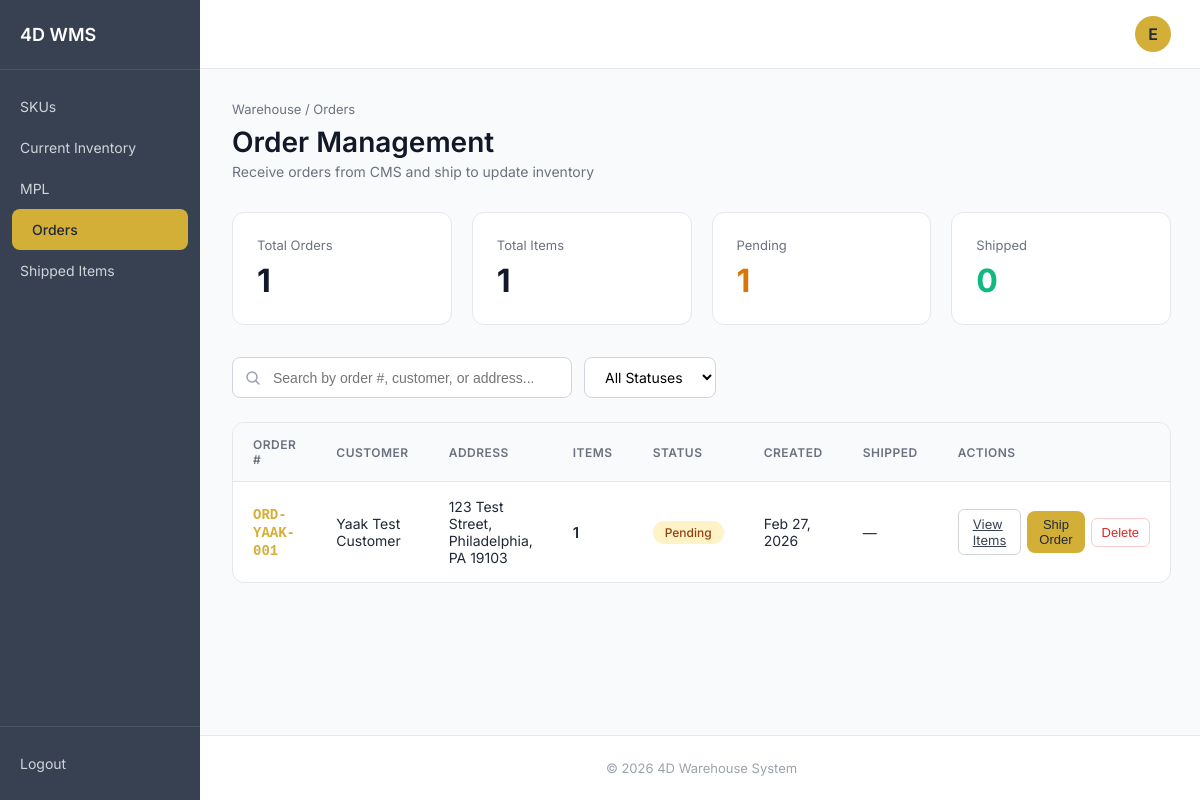
Screenshot of /orders.php (signed in) with the database file from the repository.
### tables this page shows
CREATE TABLE `orders` (
  `id` int(11) NOT NULL,
  `order_number` varchar(100) NOT NULL,
  `customer_name` varchar(255) DEFAULT NULL,
  `total_items` int(11) DEFAULT '0',
  `address` text,
  `time_created` timestamp NOT NULL DEFAULT CURRENT_TIMESTAMP,
  `time_shipped` timestamp NULL DEFAULT NULL,
  `status` enum('pending','processing','shipped','cancelled') DEFAULT 'pending'
);

### orders.php (the view, shortened to what this page needs)
<?php
require_once 'db_connect.php';
$username = $_SESSION['username'] ?? 'U';
$total_orders = $mysqli->query("SELECT COUNT(*) AS total FROM orders")->fetch_assoc()['total'] ?? 0;
$total_items = $mysqli->query("SELECT COUNT(*) AS total FROM order_items")->fetch_assoc()['total'] ?? 0;
$pending_count = $mysqli->query("SELECT COUNT(*) AS total FROM orders WHERE status = 'pending'")->fetch_assoc()['total'] ?? 0;
$shipped_count = $mysqli->query("SELECT COUNT(*) AS total FROM orders WHERE status = 'shipped'")->fetch_assoc()['total'] ?? 0;
$search = isset($_GET['search']) ? $mysqli->real_escape_string(trim($_GET['search'])) : '';
$status_filter = isset($_GET['status']) ? $mysqli->real_escape_string(trim($_GET['status'])) : '';
$where_parts = [];
$where = $where_parts ? 'WHERE ' . implode(' AND ', $where_parts) : '';
$result = $mysqli->query("
    SELECT o.*,
           (SELECT COUNT(*) FROM order_items oi WHERE oi.order_id = o.id) AS total_items
    FROM orders o
    $where
    ORDER BY o.time_created DESC
    LIMIT 100
");
$orders = $result ? $result->fetch_all(MYSQLI_ASSOC) : [];
?>
<!DOCTYPE html>
<html lang="en">
<head>
    <link rel="stylesheet" href="styles.css">
</head>
<body>
    <div class="sidebar">
        <div class="logo">4D WMS</div>
        <nav class="nav">
            <a href="index.php" class="nav-item">
                <p>SKUs</p>
            </a>
            <a href="inventory.php" class="nav-item">
                <p>Current Inventory</p>
            </a>
            <a href="mpl.php" class="nav-item">
                <p>MPL</p>
            </a>
            <a href="orders.php" class="nav-item active">
                <p>Orders</p>
            </a>
            <a href="shipped.php" class="nav-item">
                <p>Shipped Items</p>
            </a>
        </nav>
        <div class="logout">
            <a href="logout.php" class="logout-btn">
                <p>Logout</p>
            </a>
        </div>
    </div>
    <div class="main-content">
        <header class="header">
            <div class="header-right">
                <div class="user-avatar"><?= strtoupper(substr($username, 0, 1)) ?></div>
            </div>
        </header>
        <main class="content">
            <div class="breadcrumb">Warehouse / Orders</div>
            <h1 class="page-title">Order Management</h1>
            <p class="page-subtitle">Receive orders from CMS and ship to update inventory</p>
            <div class="stats-row" style="grid-template-columns:repeat(4,1fr);">
                <div class="stat-card">
                    <div class="stat-label">Total Orders</div>
                    <div class="stat-value"><?= number_format($total_orders) ?></div>
                </div>
                <div class="stat-card">
                    <div class="stat-label">Total Items</div>
                    <div class="stat-value"><?= number_format($total_items) ?></div>
                </div>
                <div class="stat-card">
                    <div class="stat-label">Pending</div>
                    <div class="stat-value" style="color:#D97706;"><?= number_format($pending_count) ?></div>
                </div>
                <div class="stat-card">
                    <div class="stat-label">Shipped</div>
                    <div class="stat-value green"><?= number_format($shipped_count) ?></div>
                </div>
            </div>
            <div class="filters">
                <input type="text" class="search-input" style="max-width:340px;"
                       placeholder="Search by order #, customer, or address..."
                       value="<?= htmlspecialchars($search) ?>"
                       onchange="window.location.href='orders.php?search='+encodeURIComponent(this.value)+'<?= $status_filter ? '&status='.urlencode($status_filter) : '' ?>'">
                <select class="select-box"
                        onchange="window.location.href='orders.php?status='+this.value+'<?= $search ? '&search='.urlencode($search) : '' ?>'">
                    <option value="">All Statuses</option>
                </select>
            </div>
            <div class="card">
                <table class="table">
                    <thead>
                        <tr>
                            <th>Order #</th>
                            <th>Customer</th>
                            <th>Address</th>
                            <th>Items</th>
                            <th>Status</th>
                            <th>Created</th>
                            <th>Shipped</th>
                            <th>Actions</th>
                        </tr>
                    </thead>
                    <tbody>
                        <?php if (empty($orders)): ?>
                        <tr>
                            <td colspan="8">
                                <div class="empty-state">
                                    <div style="font-size:48px;">📋</div>
                                    <p>No orders yet. Orders will appear here when received from CMS.</p>
                                </div>
                            </td>
                        </tr>
                        <?php else: ?>
                        <?php foreach ($orders as $o):
                            $status = $o['status'] ?? 'pending';
                            $badge_class = match($status) {
                                'shipped'    => 'badge-in-stock',
                                'processing' => 'badge-processing',
                                'cancelled'  => 'badge-out',
                                default      => 'badge-low'
                            };
                        ?>
                        <tr>
                            <td>
                                <a href="order-items.php?order_id=<?= $o['id'] ?>" class="order-link">
                                    <?= htmlspecialchars($o['order_number']) ?>
                                </a>
                            </td>
                            <td><?= htmlspecialchars($o['customer_name']) ?></td>
                            <td class="description"><?= htmlspecialchars($o['address'] ?? '—') ?></td>
                            <td><span class="qty"><?= (int)$o['total_items'] ?></span></td>
                            <td><span class="status-badge <?= $badge_class ?>"><?= ucfirst($status) ?></span></td>
                            <td class="date-cell"><?= $o['time_created'] ? date('M d, Y', strtotime($o['time_created'])) : '—' ?></td>
                            <td class="date-cell"><?= $o['time_shipped'] ? date('M d, Y', strtotime($o['time_shipped'])) : '—' ?></td>
                            <td>
                                <div class="action-group">
                                    <a href="order-items.php?order_id=<?= $o['id'] ?>" class="edit-btn">View Items</a>
                                    <?php if ($status === 'pending' || $status === 'processing'): ?>
                                        <button class="btn-primary" style="padding:6px 12px; font-size:13px;" onclick="shipOrder(<?= $o['id'] ?>)">
                                            Ship Order
                                        </button>
                                    <?php endif; ?>
                                    <button class="delete-btn" onclick="deleteOrder(<?= $o['id'] ?>)">Delete</button>
                                </div>
                            </td>
                        </tr>
                        <?php endforeach; ?>
                        <?php endif; ?>
                    </tbody>
                </table>
            </div>
        </main>
        <footer class="footer">© 2026 4D Warehouse System</footer>
    </div>
</body>
</html>

### rows the page displays
orders: order_number "ORD-YAAK-001", customer_name "Yaak Test Customer", address "123 Test Street, Philadelphia, PA 19103", total_items "1", status "Pending", time_created "Feb 27, 2026"

### other values shown
substr($username, 0, 1) "E"
$total_orders "1"
$total_items "1"
$pending_count "1"
$shipped_count "0"
